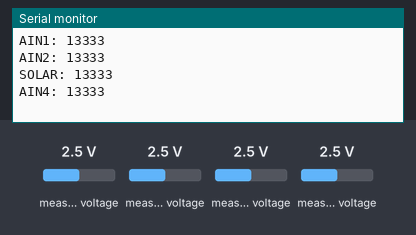
Recording of a sketch running on a simulated ESP32. Parts: the last lines printed to the serial monitor. The test bench sets the inputs (shaded band); at power-on: measured voltage 2.5 V.

Above: at 1.2 s.
1.3 s: measured voltage (sensor 200) set to 0.1 V
2.8 s: measured voltage (sensor 200) set to 2.5 V
5.8 s: measured voltage (sensor 201) set to 0.1 V
At 6.9 s:
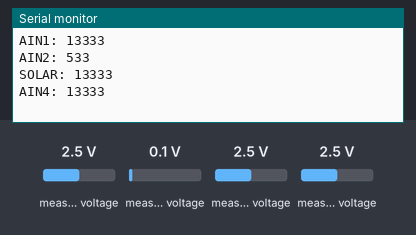
7.3 s: measured voltage (sensor 201) set to 2.5 V
At 7.9 s:
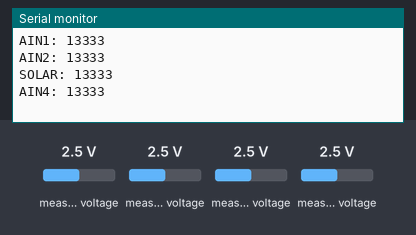
10.3 s: measured voltage (sensor 202) set to 0.1 V
At 11.1 s:
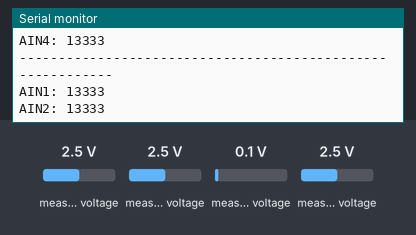
11.8 s: measured voltage (sensor 203) set to 0.1 V
At 12.4 s:
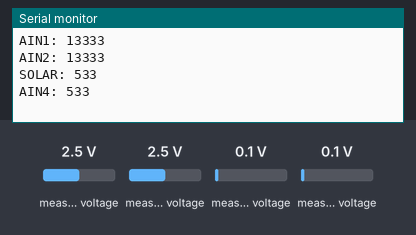
Timing chart, 0 to 14.3 s (numbered marks = the images above; inputs shaded):
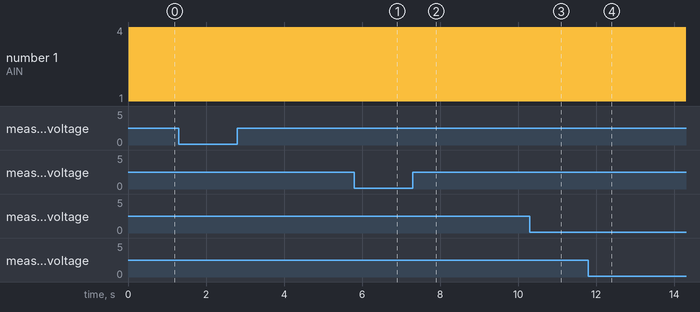

The sketch:

EC-M11-BC-C2-LTE_Solar_Battery.ino
```cpp
#include <Adafruit_SSD1306.h>
#include <Adafruit_ADS1X15.h>
Adafruit_ADS1115 ads1;

int analog_value = 0;

void setup() {
  Serial.begin(115200);
  // put your setup code here, to run once:
  Wire.begin(16,17);
  if (!ads1.begin(0x49)) {
    Serial.println("Failed to initialize ADS 1 .");
    while (1);
  }
}

void loop() {

   int16_t adc0, adc1, adc2, adc3;
  adc0 = ads1.readADC_SingleEnded(0);
  adc1 = ads1.readADC_SingleEnded(1);
  adc2 = ads1.readADC_SingleEnded(2);
  adc3 = ads1.readADC_SingleEnded(3);

  Serial.println("-----------------------------------------------------------");
  Serial.print("AIN1: "); Serial.print(adc0); Serial.println("  ");
  Serial.print("AIN2: "); Serial.print(adc1); Serial.println("  ");
  Serial.print("SOLAR: "); Serial.print(adc2); Serial.println("  ");
  Serial.print("AIN4: "); Serial.print(adc3); Serial.println("  ");

  // put your main code here, to run repeatedly:

}
```

Measured:
- after the input at 5.8 s, the serial monitor: prints a new line at once (image 1)
- after the input at 10.3 s, the serial monitor: prints a new line at once (image 3)
- after the input at 11.8 s, the serial monitor: prints a new line at once (image 4)
